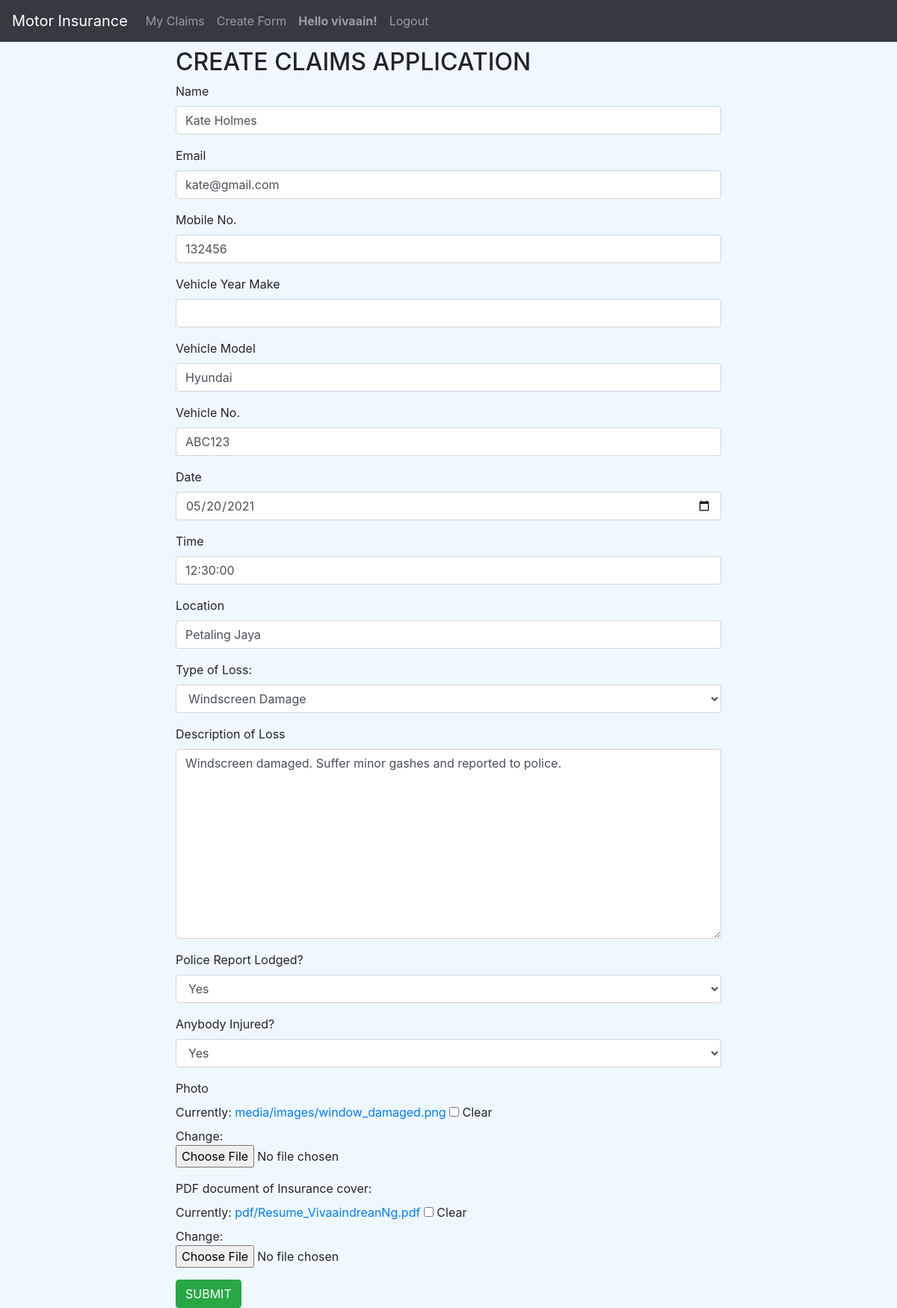
Page /update-form/34 (signed in) on the committed database.
### claims/models.py (models this page shows, shortened)
class ClaimsModel(models.Model):
    owner = models.ForeignKey(User, null=True, blank=True, on_delete=SET_NULL)
    name = models.CharField("Name", max_length=100)
    email = models.EmailField("Email", null=True, blank=True)
    mobileNo = models.IntegerField("Mobile No.", null=True, blank=True)
    vehicleYearMake = models.IntegerField(
        "Vehicle Year Make", null=True, blank=True)
    vehicleModel = models.CharField(
        "Vehicle Model", max_length=100, null=True, blank=True)
    vehicleNo = models.CharField(
        "Vehicle No.", max_length=10, null=True, blank=True)
    date = models.DateField("Date", null=True, blank=True)
    time = models.TimeField("Time", null=True, blank=True)
    location = models.CharField(
        "Location", null=True, blank=True, max_length=400)
    typeOfLoss = models.CharField(
        "Type of Loss:", default="Own Damage", max_length=20)
    description = models.CharField(
        "Description of Loss", null=True, blank=True, max_length=2000)
    isPoliceReported = models.CharField(
        "Police Report Lodged?", default="No", max_length=3)
    isInjured = models.CharField(
        "Anybody Injured?", default="No", max_length=3)
    photo = models.ImageField("Photo", blank=True, upload_to='media/images/')
    pdf = models.FileField(
        "PDF document of Insurance cover:", blank=True, upload_to='pdf/')
    UPDATE_STATUS_CHOICES = [
        ("In Progress", "In Progress"),
        ("Accepted", "Accepted")
    ]
    updateStatus = models.CharField("Update Status",
                                    max_length=20,
                                    default="In Progress",
                                    choices=UPDATE_STATUS_CHOICES)

### claims/views.py (the view, shortened to what this page needs)
# urls.py: path("update-form/<int:claimId>", views.updateForm, name="update-form"),
def updateForm(request, claimId):
    claim = ClaimsModel.objects.get(id=claimId)
    form = ClaimModelForm(instance=claim)
    context = {"form": form}
    return render(request, "claims/claimsForm.html", context)

### claims/forms.py
class ClaimModelForm(forms.ModelForm):
    class Meta:
        CHOICES_FOR_LOSS_TYPES = (
            ("Own Damage", "Own Damage"),
            ("Knock for Knock", "Knock for Knock"),
            ("Windscreen Damage", "Windscreen Damage"),
            ("Theft", "Theft")
        )
        BINARY_CHOICES = [
            ("Yes", "Yes"),
            ("No", "No")]
        model = ClaimsModel
        fields = '__all__'
        widgets = {
            "date": forms.widgets.DateInput(attrs={'type': 'date'}),
            "time:": forms.widgets.TimeInput(attrs={'type': 'time'}),
            "typeOfLoss": forms.Select(choices=CHOICES_FOR_LOSS_TYPES),
            "description": forms.Textarea,
            "isPoliceReported": forms.Select(choices=BINARY_CHOICES),
            "isInjured": forms.Select(choices=BINARY_CHOICES),
            "updateStatus": forms.HiddenInput(),
            "owner": forms.HiddenInput()
        }

### claims/templates/claims/claimsForm.html (shortened to what this page needs)
{% extends 'claims/base.html' %}
{% load crispy_forms_tags %}
{% block heading %} CREATE CLAIMS APPLICATION {% endblock %}
{% block content %}
    {% if user.is_authenticated %}
    <form method="POST" action=""
        enctype="multipart/form-data">
        {{ form|crispy }}
        <button type="submit" class="btn btn-success">SUBMIT</button>
    </form>
    {% else %}
        <p>
            <h2>You need to be logged in to create or update claims: <a href="{% url 'login' %}">Login</a></h2>
        </p>
    {% endif %}
{% endblock %}

### claims/templates/claims/navbar.html (shortened to what this page needs)
<nav class="navbar navbar-expand-lg navbar-dark bg-dark">
    <a class="navbar-brand" href="{% url 'home' %}">Motor Insurance</a>
    <div class="collapse navbar-collapse" id="navbarNav">
      <ul class="navbar-nav">
        <li class="nav-item">
          <a class="nav-link" href="{% url 'display-forms' %}">My Claims</a>
        </li>
        <li class="nav-item">
          <a class="nav-link" href="{% url 'create-form' %}">Create Form</a>
        </li>
        {% if user.is_authenticated %}
          <li class="nav-item">
            <a class="nav-link" style="font-weight: bold;">Hello {{ user.username }}!</a>
          </li>
          <li class="nav-item">
            <a class="nav-link" href="{% url 'logout' %}">Logout</a>
          </li>
        {% endif %}
      </ul>
    </div>
  </nav>

### rows in the picture
ClaimsModel: name "Kate Holmes", email "kate@gmail.com", mobileNo "132456", vehicleModel "Hyundai", vehicleNo "ABC123", date "05/20/2021", time "12:30:00", location "Petaling Jaya", typeOfLoss "Windscreen Damage", description "Windscreen damaged. Suffer minor gashes and reported to police.", isPoliceReported "Yes", isInjured "Yes"

### other values in the picture
{{ user.username }} "vivaain"
